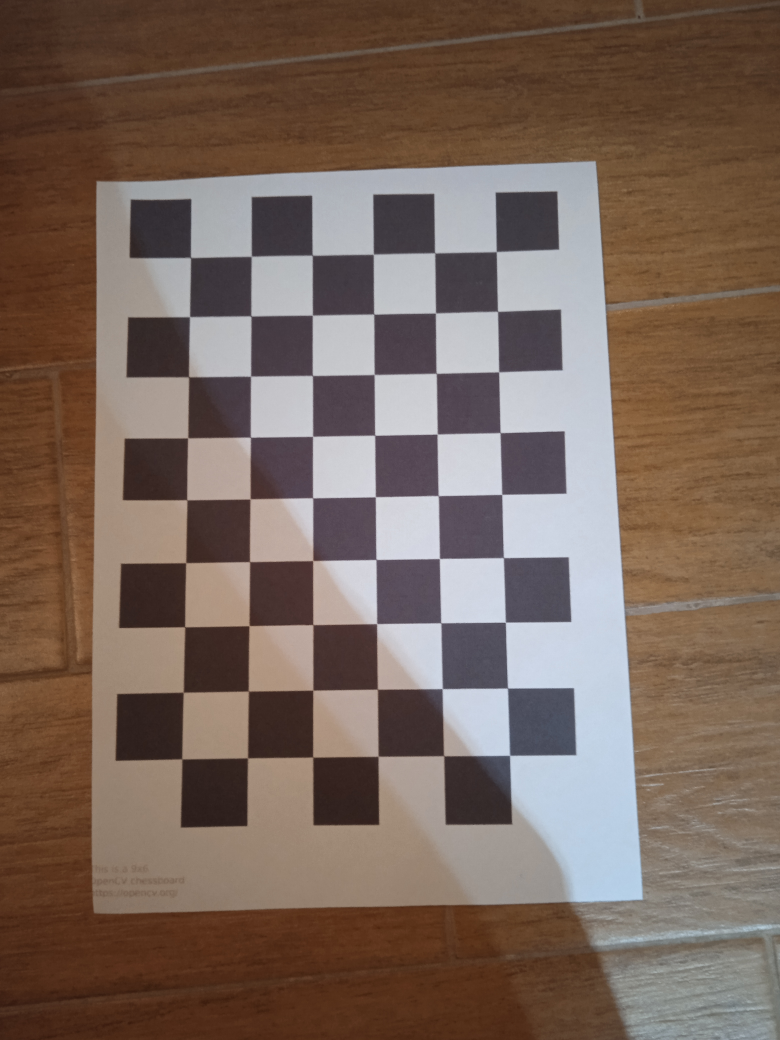
#> input picture calibration/calib_1.jpg, 3120 x 4160 px, found by its file name (shown at 1/4 size); its folder holds 4 pictures in this run
$ python camera_calibration.py
#> lines starting #> are read from the running program, lines starting #| are printed output that depends on the picture; after the words box and inside, x2 and y2 are one past the last pixel; in counts of white or black regions, pixels touching at a corner belong together
# Camera calibration script


import numpy as np
import cv2 as cv
import glob
import matplotlib.pyplot as plt
import os


# Press the green button in the gutter to run the script.
if __name__ == '__main__':
    # parameters of the camera calibration pattern
    pattern_num_rows = 9
    pattern_num_cols = 6
    pattern_size= (pattern_num_rows, pattern_num_cols)

    #mobile phone cameras can have a very high resolution.
    # It can be reduced to reduce the computing overhead
    image_downsize_factor = 4

    # termination criteria
    criteria = (cv.TERM_CRITERIA_EPS + cv.TERM_CRITERIA_MAX_ITER, 30, 0.001)

    # prepare object points, like (0,0,0), (1,0,0), (2,0,0) ....,(6,5,0)
    objp = np.zeros((pattern_num_rows*pattern_num_cols,3), np.float32)
    objp[:,:2] = np.mgrid[0:pattern_num_rows,0:pattern_num_cols].T.reshape(-1,2)

    # Arrays to store object points and image points from all the images.
    objpoints = [] # 3d point in real world space
    imgpoints = [] # 2d points in image plane.

    images = os.listdir('calibration')
    print(images)
    #cv.namedWindow('img', cv.WINDOW_NORMAL)  # Create window with freedom of dimensions
    #cv.resizeWindow('img', 800, 600)
    for fname in images:
        file_name = fname.split('.')
        img = cv.imread('calibration/'+fname)
#> img is the input picture: shape (4160, 3120, 3); mean B, G, R 91.2, 102, 120.8
        img_rows = img.shape[1]
#> img_rows = 3120
        img_cols = img.shape[0]
#> img_cols = 4160
        new_img_size = (int(img_rows / image_downsize_factor), int(img_cols / image_downsize_factor))
#> new_img_size = (780, 1040)
        img = cv.resize(img, new_img_size, interpolation = cv.INTER_CUBIC)
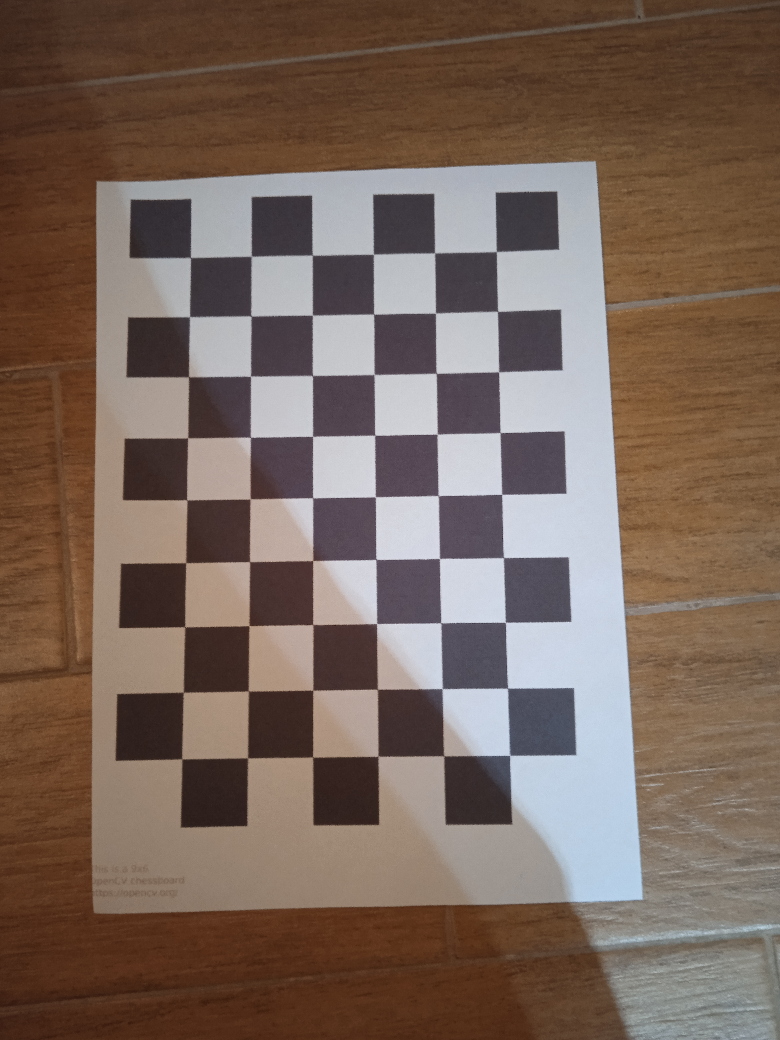
#> img: shape (1040, 780, 3); mean B, G, R 91.2, 102, 120.8
        # cv.imwrite('calibration/'+file_name[0]+'_resized.jpg', img)
        gray = cv.cvtColor(img, cv.COLOR_BGR2GRAY)
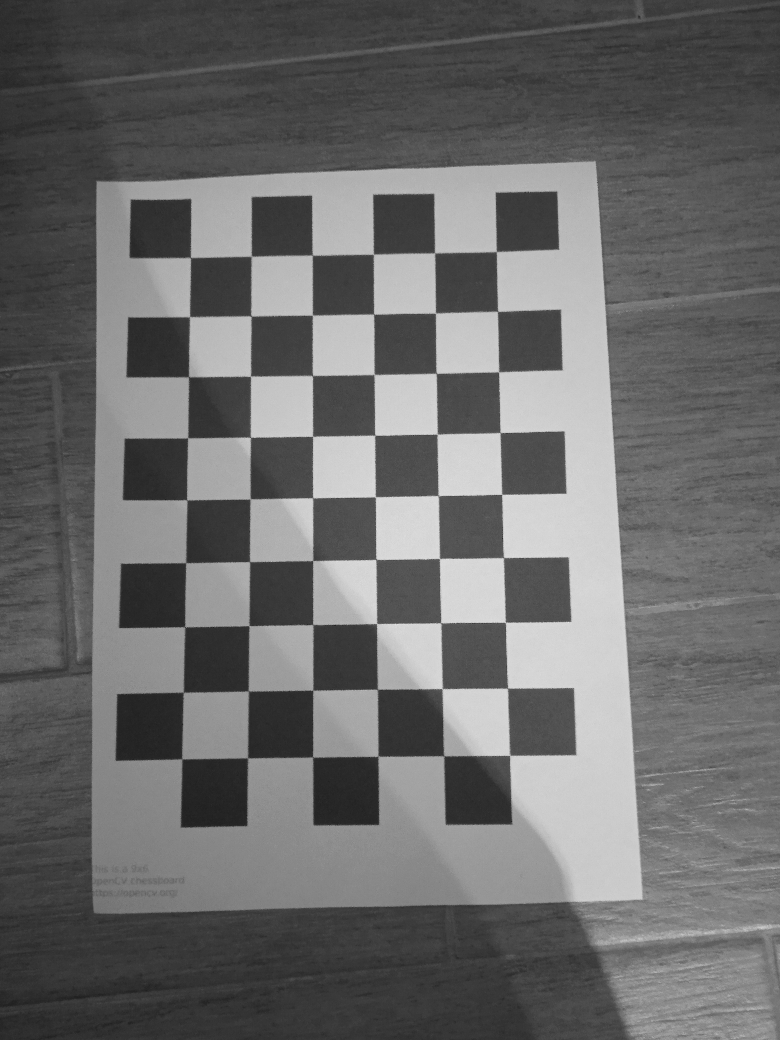
#> gray: shape (1040, 780); min 30, max 229, mean 106.4


        print('Processing caliration image:', fname)
        # Find the chess board corners
        ret, corners = cv.findChessboardCorners(gray, pattern_size, None)
#> ret = True; corners = 54 rows, first 8: [496.4, 251.5], [497.6, 311.4], [498.5, 371.9], [500.1, 432.5], [501.7, 494.3], [503.6, 557.6], [505.3, 622.4], [507.5, 688.1]
        # If found, add object points, image points (after refining them)
        if ret == True:
            objpoints.append(objp)
            corners2 = cv.cornerSubPix(gray,corners, (11,11), (-1,-1), criteria)
#> corners2 = 54 rows, first 8: [496.4, 251.5], [497.5, 311.3], [498.7, 371.8], [500.1, 432.5], [501.7, 494.3], [503.4, 557.6], [505.4, 622.3], [507.6, 688.2]
            imgpoints.append(corners)
            # Draw and display the corners
            cv.drawChessboardCorners(img, pattern_size, corners2, ret)
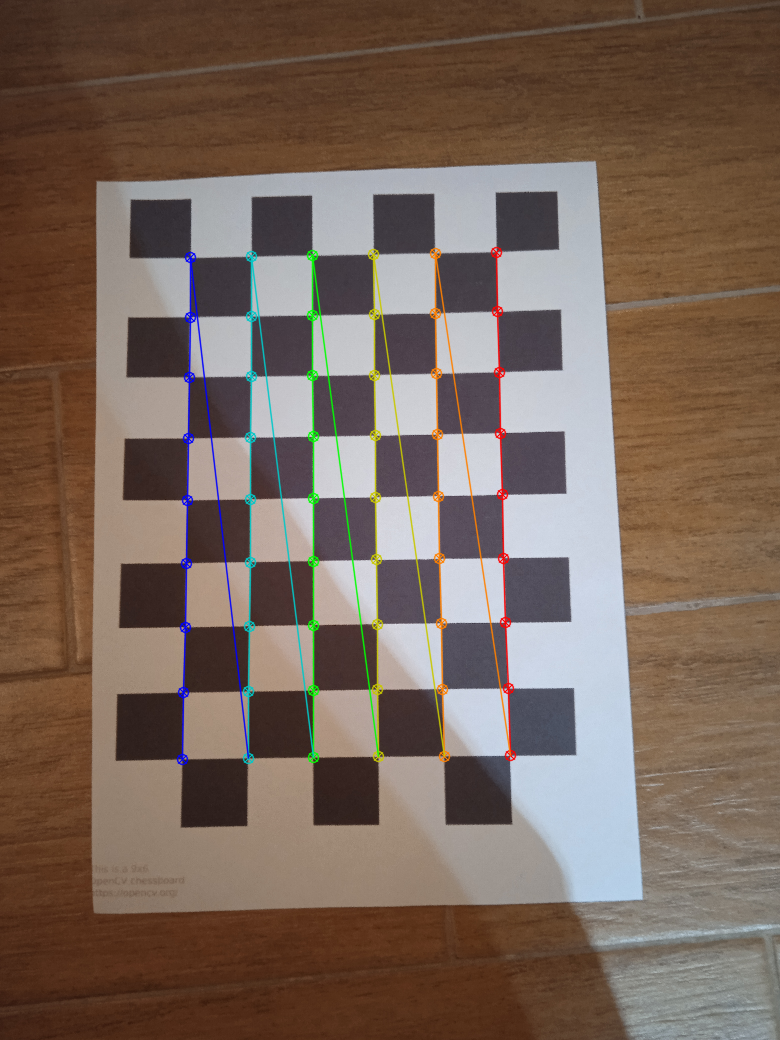
#> img: shape (1040, 780, 3); 2.58% of pixels changed, all inside (x1, y1, x2, y2) = (176, 246, 517, 766)
            cv.imshow('img', img)
            cv.waitKey(500)
#> pass 2 of the loop `for fname in images:`:
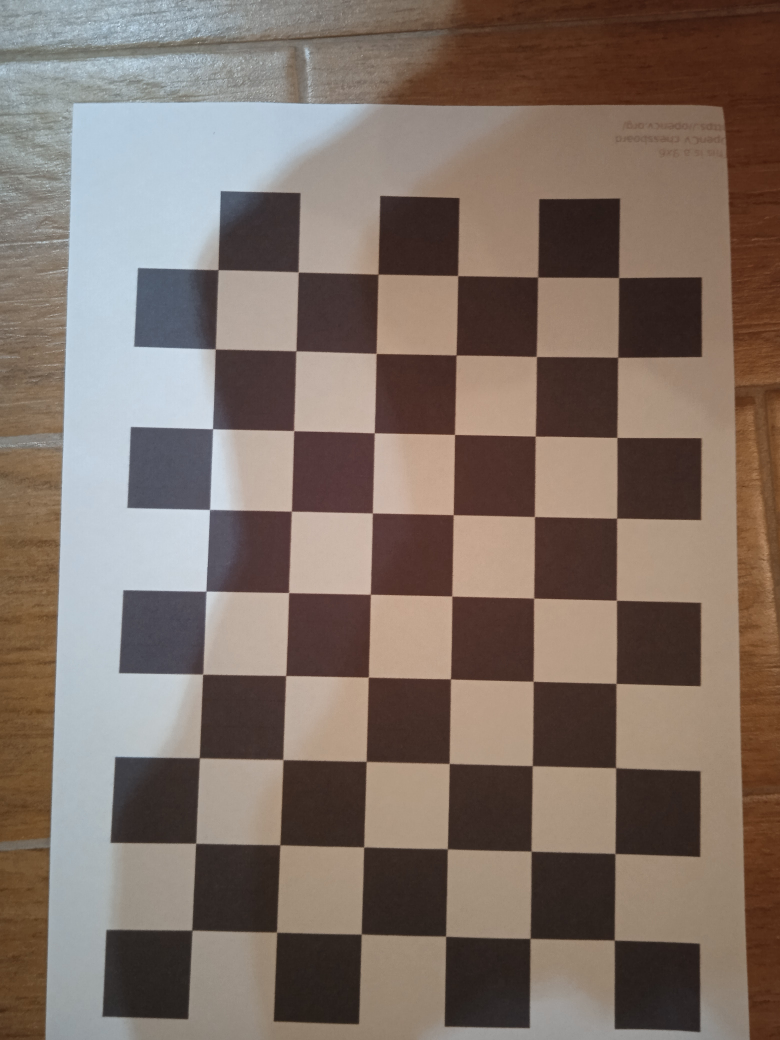
#> input picture calibration/calib_10.jpg, 3120 x 4160 px, found by its file name (shown at 1/4 size)
#> img is the input picture: shape (4160, 3120, 3); mean B, G, R 102.8, 112.1, 127
#> `gray = cv.cvtColor(img, cv.COLOR_BGR2GRAY)`:
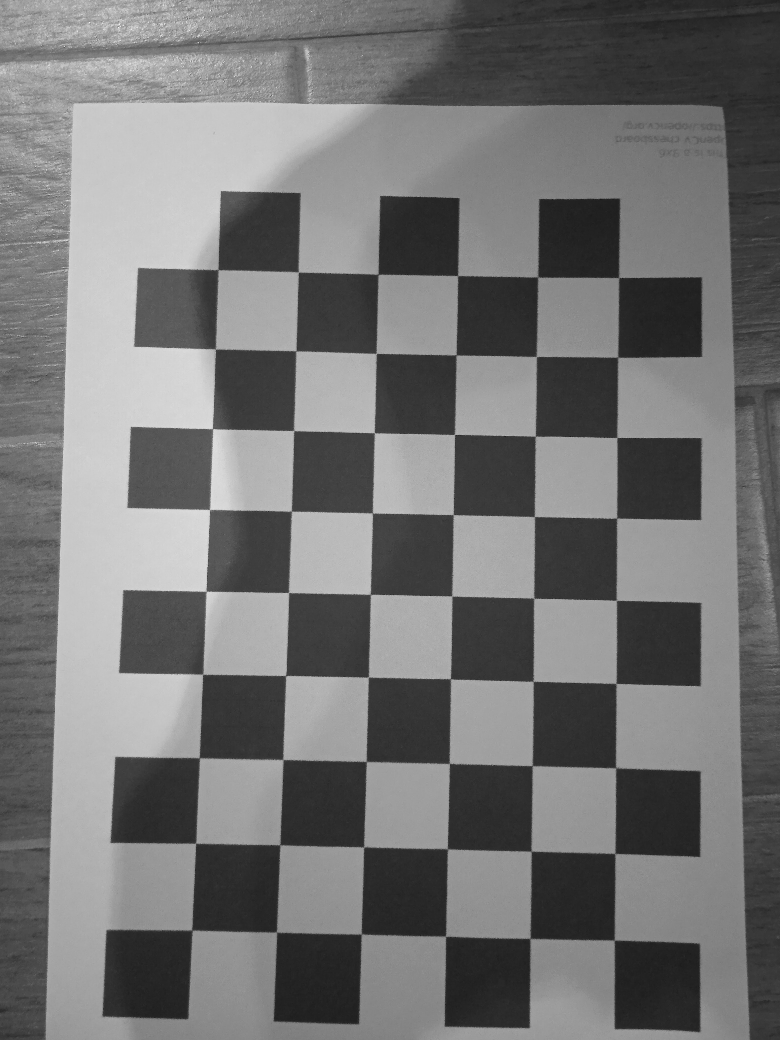
#> gray: shape (1040, 780); min 23, max 246, mean 115.5
#> corners = 54 rows, first 8: [192, 930.3], [195.5, 843.2], [199.3, 757.8], [202.6, 674.3], [206.4, 591.2], [209.5, 509.7], [212.5, 428.5], [215.3, 349.2]
#> corners2 = 54 rows, first 8: [191.9, 930.1], [195.6, 843.3], [199.3, 757.8], [202.7, 674.3], [206.1, 591.3], [209.5, 509.5], [212.5, 428.6], [215.4, 349]
#> `cv.drawChessboardCorners(img, pattern_size, corners2, ret)`:
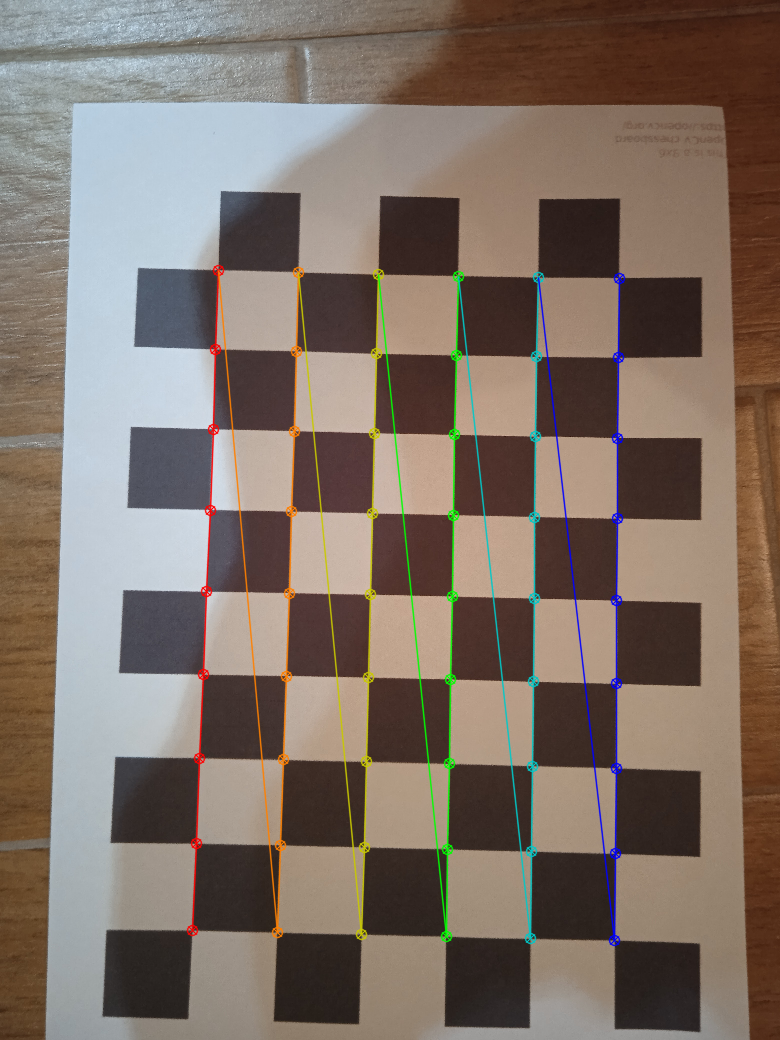
#> img: shape (1040, 780, 3); mean B, G, R 102.6, 112.6, 126.7
#> pass 3 of the loop `for fname in images:`:
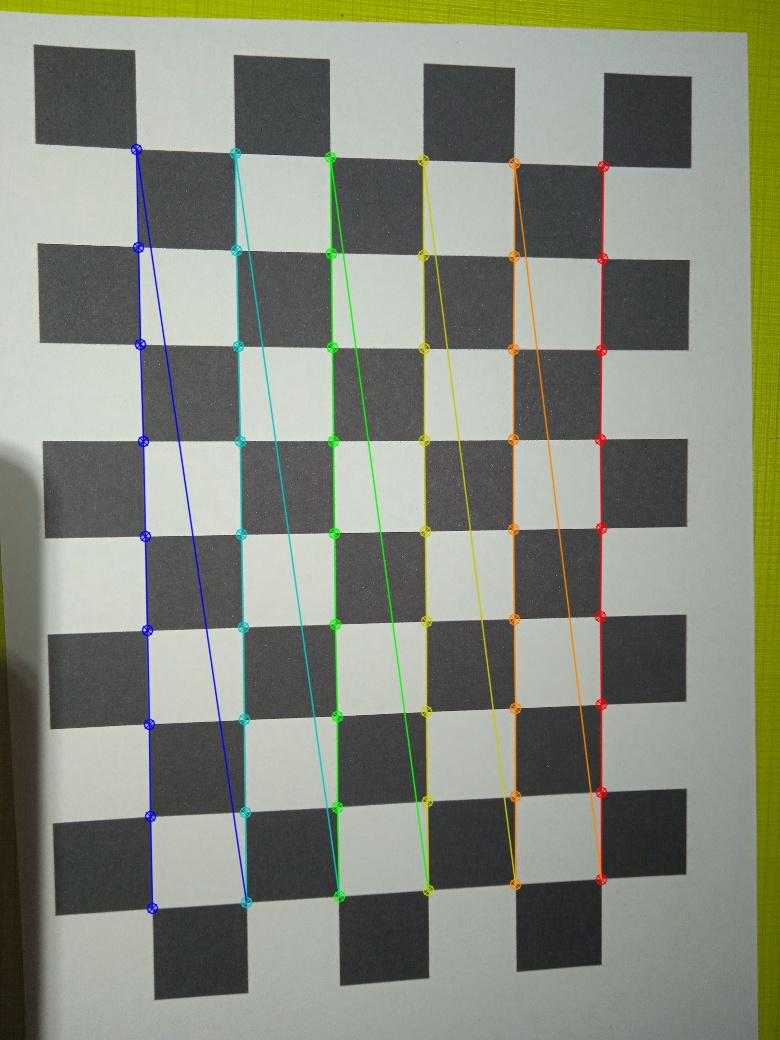
#> input picture calibration/calib_1_corners.jpg, 780 x 1040 px, found by its file name
#> img is the input picture: shape (1040, 780, 3); mean B, G, R 124.2, 137.2, 132.8
#> `gray = cv.cvtColor(img, cv.COLOR_BGR2GRAY)`:
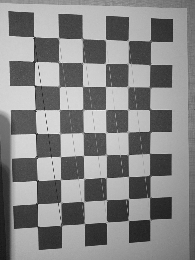
#> gray: shape (260, 195); min 20, max 236, mean 134.3
#> corners = 54 rows, first 8: [150.6, 40.94], [150.2, 64.84], [149.6, 87.41], [149.7, 109.5], [149.9, 131.6], [149.5, 153.4], [149.7, 175.4], [149.8, 197.5]
#> corners2 = 54 rows, first 8: [150.5, 41.23], [150.2, 64.68], [149.7, 87.13], [149.6, 109.5], [149.6, 131.5], [149.4, 153.4], [149.5, 175.5], [149.6, 197.3]
#> `cv.drawChessboardCorners(img, pattern_size, corners2, ret)`:
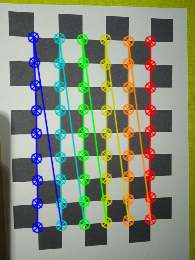
#> img: shape (260, 195, 3); mean B, G, R 119.4, 137, 130.6
#> the loop made 4 passes; the first 3 are shown
            # cv.imwrite('calibration/'+file_name[0]+'_corners.jpg', img)
    # See PyCharm help at https://www.jetbrains.com/help/pycharm/

    #initial_distortion = np.zeros((1, 5))
    #initial_K = np.eye(3)
    ret, mtx, dist, rvecs, tvecs = cv.calibrateCamera(objpoints, imgpoints, gray.shape[::-1], None, None, flags=(cv.CALIB_ZERO_TANGENT_DIST))

    # reprojection error for the calibration images
    mean_error = 0
    for i in range(len(objpoints)):
        imgpoints2, _ = cv.projectPoints(objpoints[i], rvecs[i], tvecs[i], mtx, dist)
        error = cv.norm(imgpoints[i], imgpoints2, cv.NORM_L2) / len(imgpoints2)
        mean_error += error
    print("total error: {}".format(mean_error / len(objpoints)))

    print('The calibartion matrix is')
    print(mtx)
    mtx = np.array(mtx)
    np.savetxt('Kc.txt', mtx)
    print('The radial distortion parameters are')
    print(dist)
    np.savetxt('distortion_parameters.txt', dist)

    # undistorting the images
    print('Undistoring the images')
#> (the run stopped early here; a loop or call above may not have finished)
